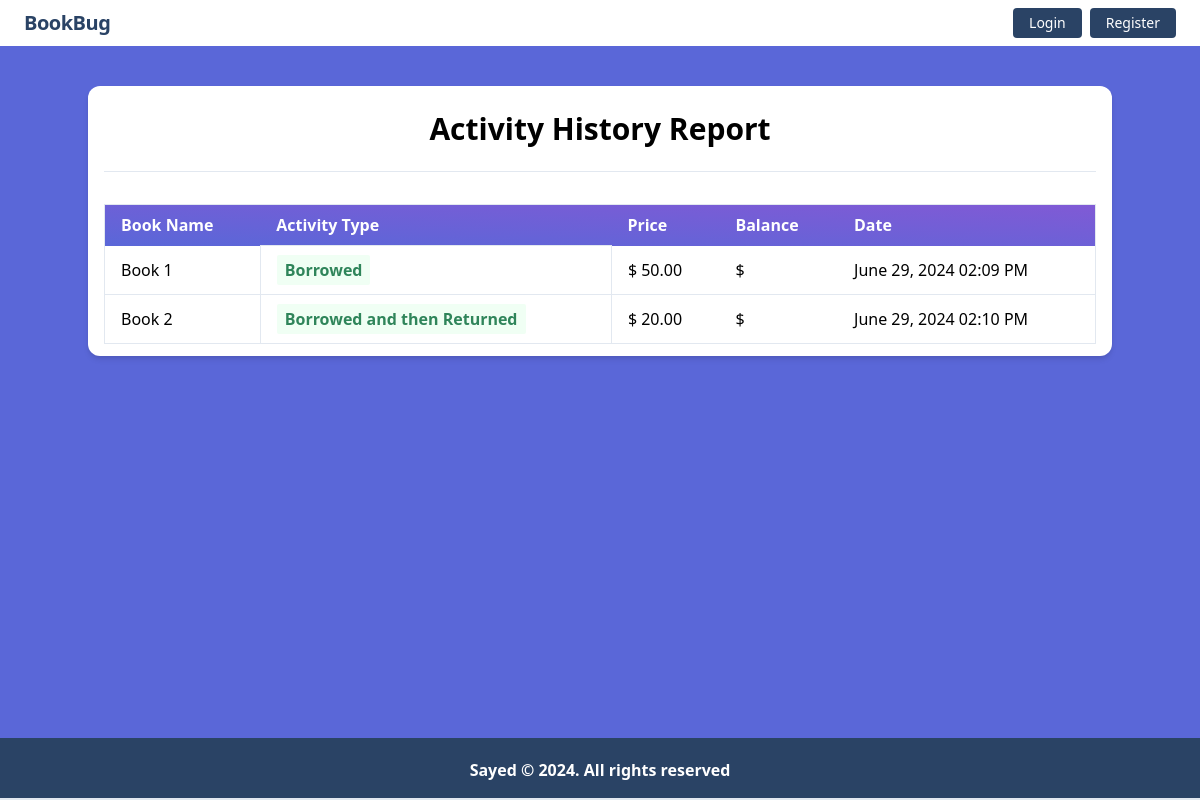
The page /activity/activity_report/2/ on the database as committed earlier.
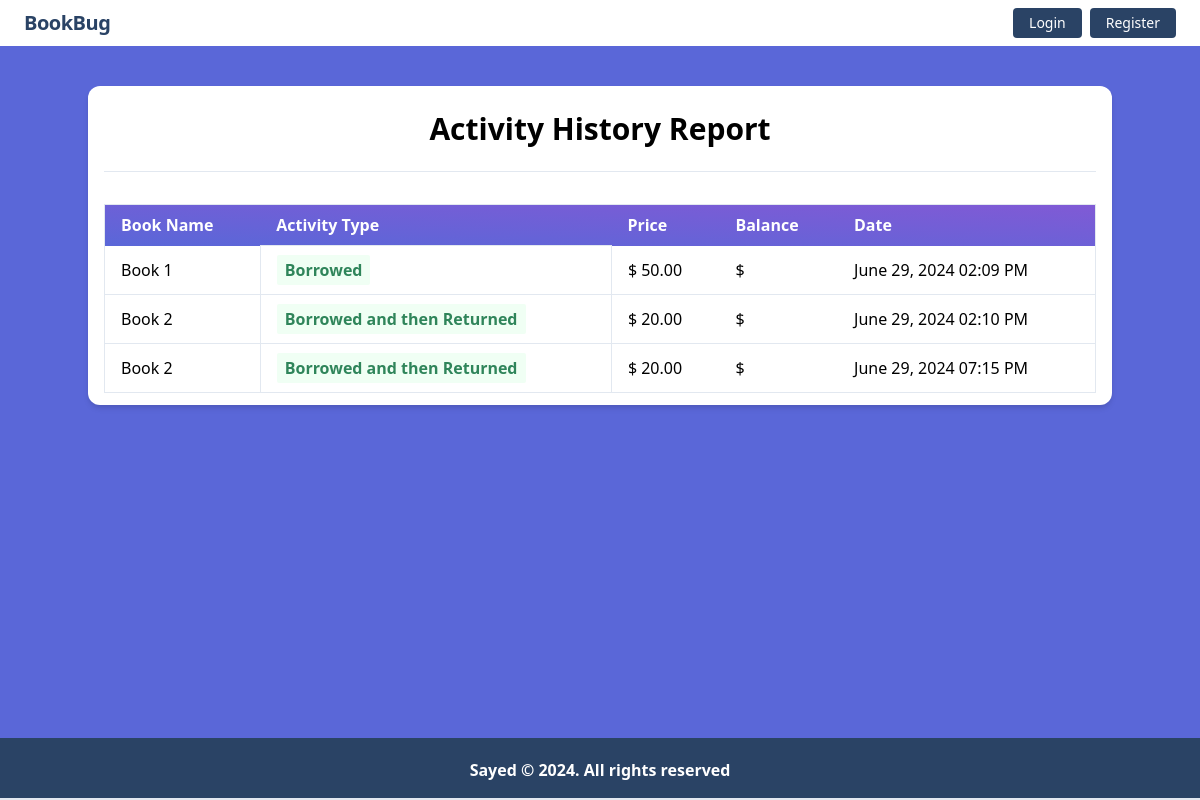
The same page on the database as committed later.
### activity/models.py (models this page shows, shortened)
class Activity(models.Model):
    user = models.ForeignKey(User, related_name='activity_user', on_delete=models.CASCADE)
    book = models.ForeignKey(Book, related_name='activity_book', on_delete=models.CASCADE)
    activity_type = models.CharField(max_length=10)
    balance_after_activity = models.DecimalField(max_digits=12, decimal_places=2, null=True, blank=True)
    created_on = models.DateTimeField(auto_now_add=True)
    class Meta:
        ordering = ['created_on',]   # sorting activities by timestamp

### book/models.py (models this page shows, shortened)
class Book(models.Model):
    book_name = models.CharField(max_length=100)
    category_name = models.ForeignKey(Category, related_name='category', on_delete=models.CASCADE)
    author = models.CharField(max_length=100, null=True, blank=True)
    description = models.TextField()
    price = models.IntegerField()
    quantity = models.IntegerField()
    image = models.ImageField(upload_to='book/media/uploads/', blank = True, null = True)

### activity/views.py (the view)
# urls.py: path('activity_report/<int:user_id>/', activity_report, name='activity_report'),
def activity_report(request, user_id):
    current_user = User.objects.get(pk = user_id)
    target_activities = Activity.objects.filter(
        user = current_user,
    )
    print(target_activities.count())
    return render(request, 'activity_report.html', {'data': target_activities})

### activity/templates/activity_report.html (shortened to what this page needs)
{% extends 'base.html' %}
{% load humanize %}
{% block content %}
<div class="my-10 py-3 px-4 bg-white rounded-xl shadow-md">
  <h1 class="font-bold text-3xl text-center pb-5 pt-2">
    Activity History Report
  </h1>
  <hr />
  <table
    class="table-auto mx-auto w-full px-5 rounded-xl mt-8 border dark:border-neutral-500"
  >
    <thead class="bg-purple-900 text-white text-left">
      <tr
        class="bg-gradient-to-tr from-indigo-600 to-purple-600 rounded-md py-2 px-4 text-white font-bold"
      >
        <th class="px-4 py-2">Book Name</th>
        <th class="px-4 py-2">Activity Type</th>
        <th class="px-4 py-2">Price</th>
        <th class="px-4 py-2">Balance</th>
        <th class="px-4 py-2">Date</th>
      </tr>
    </thead>
    <tbody>
      {% for activity in data %}
      <tr class="border-b dark:border-neutral-500">
        <td class="px-4 py-2">{{ activity.book.book_name }}</td>
        <td class="px-4 py-3 text-s border">
          <span
            class="px-2 py-1 font-bold leading-tight rounded-sm text-green-700 bg-green-100"
          >
            {% if activity.activity_type == 'Returned' %} Borrowed and then Returned
            {% else %} {{activity.activity_type}} {% endif %}
          </span>
        </td>
        <td class="px-4 py-2">
          $ {{ activity.book.price|floatformat:2|intcomma }}
        </td>
        <td class="px-4 py-2">
          $ {{ activity.balance_after_activity|floatformat:2|intcomma }}
        </td>
        <td class="px-4 py-2">{{ activity.created_on|date:"F d, Y h:i A" }}</td>
      </tr>
      {% endfor %}
    </tbody>
  </table>
</div>
{% endblock %}

Rows that differ between the two databases and show on the page:
added Activity: book.book_name "Book 2", activity_type "Borrowed and then Returned", book.price "20.00", created_on "June 29, 2024 07:15 PM"
